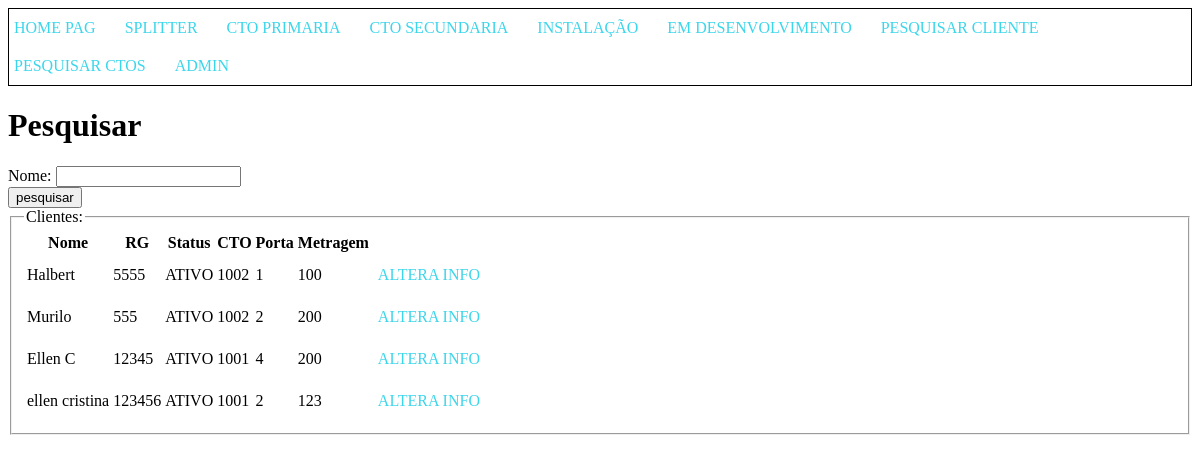
The app's page /get/pesquisa_cliente/, older data.
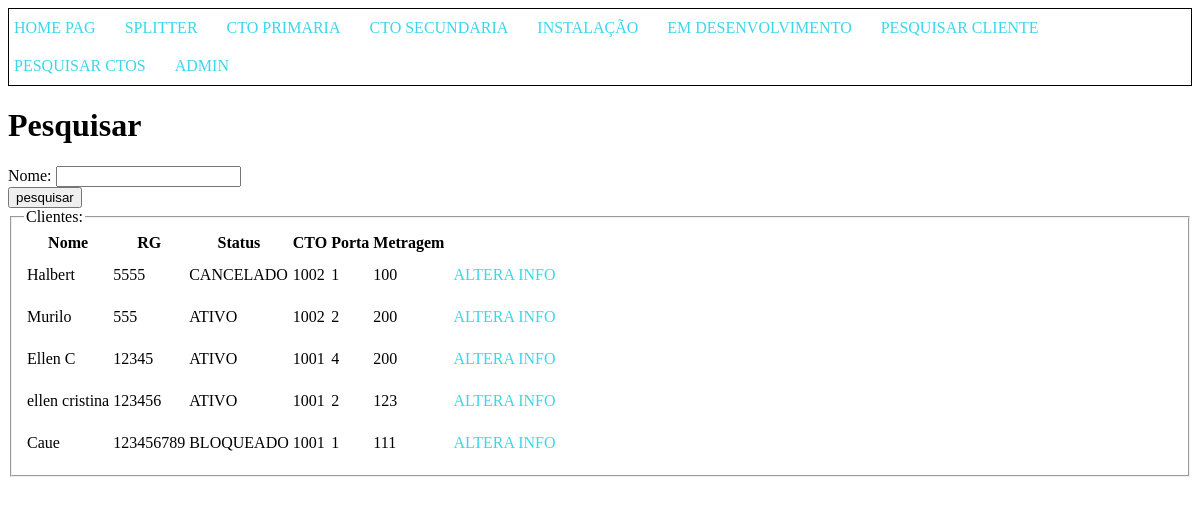
The same page, newer data.
### CTO_manager/models.py (models this page shows, shortened)
class Cliente(models.Model):
  nome = models.CharField(max_length=100) # identificação do cliente pelo nome
  rg = models.IntegerField(blank=True) # identificao do cliente RG
  status = models.CharField(max_length=15, default='ATIVO') # identificação do status do cliente  ativo, cancelado, bloqueado, se nada for atribuido inicialmente começa como 'ativo'
  porta = models.PositiveIntegerField(blank=True) # salvar a numeracao da porta que o cliente esta associado a cto, somente numeros positivos
  numeracao_cto = models.IntegerField(blank=True, null=True) # deixar salva a numeracao da cto
  metragem = models.IntegerField(default=0) # tamanho do cabo que foi utilizado para instalacao

### getData/views.py (the view)
# urls.py: path('pesquisa_cliente/', views.pesquisa_cliente, name='pesquisa_cliente'),
def pesquisa_cliente(request):
    template = loader.get_template('getData/pesquisa_cliente.html')
    context ={
       'titulo' : 'Pesquisa', # titulo da pagina
    }
    nome_filtrar = request.GET.get('nome')
    if nome_filtrar:
        clientes = Cliente.objects.filter(nome__icontains = nome_filtrar)
    else:
        clientes = Cliente.objects.all()
    context['clientes']=clientes
    return HttpResponse(template.render(context, request))

### getData/templates/getData/pesquisa_cliente.html (shortened to what this page needs)
{% extends 'base.html' %}
{% block content %}
<h1>Pesquisar</h1>
<form action="/get/pesquisa_cliente/" method="get">
  <label for="nome">Nome:</label>
  <input type="text" id="nome" name="nome">
  <br>
  <input type="submit" value="pesquisar">
</form>
  <fieldset>
    <legend>Clientes:</legend>
    <table>
      <tr>
        <th>Nome</th>
        <th>RG</th>
        <th>Status</th>
        <th>CTO</th>
        <th>Porta</th>
        <th>Metragem</th>
      </tr>
        {% for cliente in clientes %}
          <tr>
            <td>{{cliente.nome}}</td>
            <td>{{cliente.rg}}</td>
            <td>{{cliente.status}}</td>
            <td>{{cliente.numeracao_cto}}</td>
            <td>{{cliente.porta}}</td>
            <td>{{cliente.metragem}}</td>
            <td><a href="/ctomanager/atualizar_cliente/{{cliente.pk}}">Altera Info</a></td>
          </tr>
        {%endfor%}
    </table>
  </fieldset>
{% endblock %}

Row changes from the older to the newer data that the page shows:
changed Cliente "Halbert": status "ATIVO" → "CANCELADO"
added Cliente: nome "Caue", rg "123456789", status "BLOQUEADO", numeracao_cto "1001", porta "1", metragem "111"
